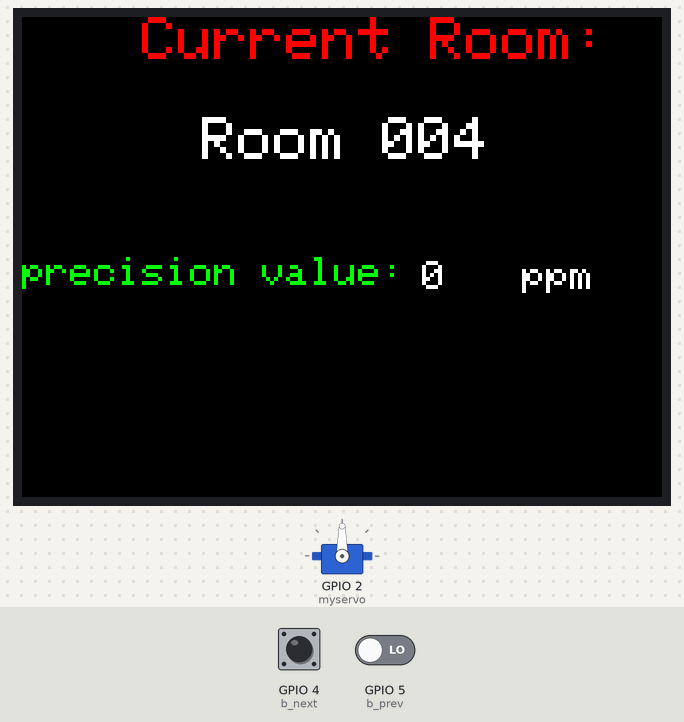
Simulated run of this sketch. Board: ESP8266 (NodeMCU). Parts: servo, 320×240 colour display. The test bench sets the inputs (shaded band); at power-on: GPIO 4 (b_next) LOW, GPIO 5 (b_prev) LOW. WiFi joins after 1.5 s; servers stay silent unless stated; random numbers use the default seed unless the sketch sets one; no MQTT or app messages arrive unless stated; not simulated (calls return 0 or success): arduino_secrets.h; what the sketch prints to the serial monitor is not drawn.

Above: at 3.0 s.
3.1 s: GPIO 4 (b_next) pulled HIGH for 1 s
At 5.0 s:
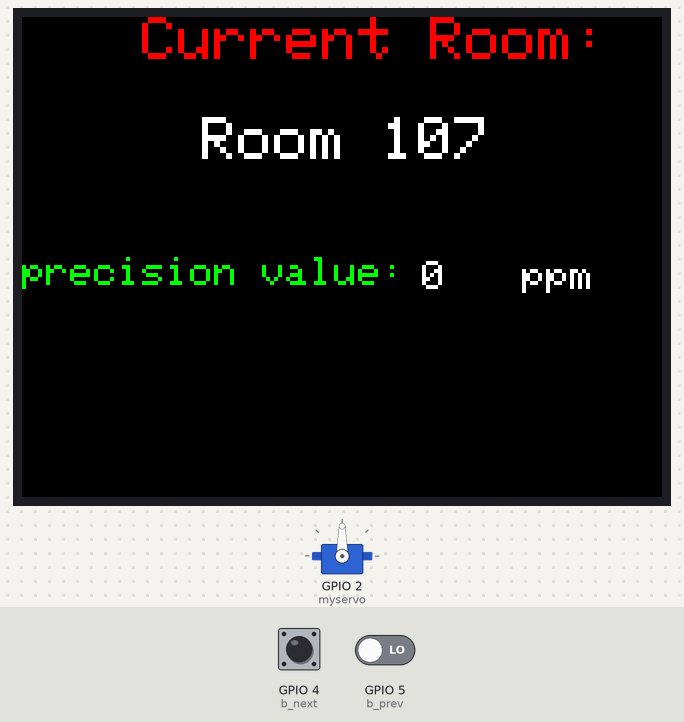
5.6 s: GPIO 5 (b_prev) driven HIGH
At 5.83 s:
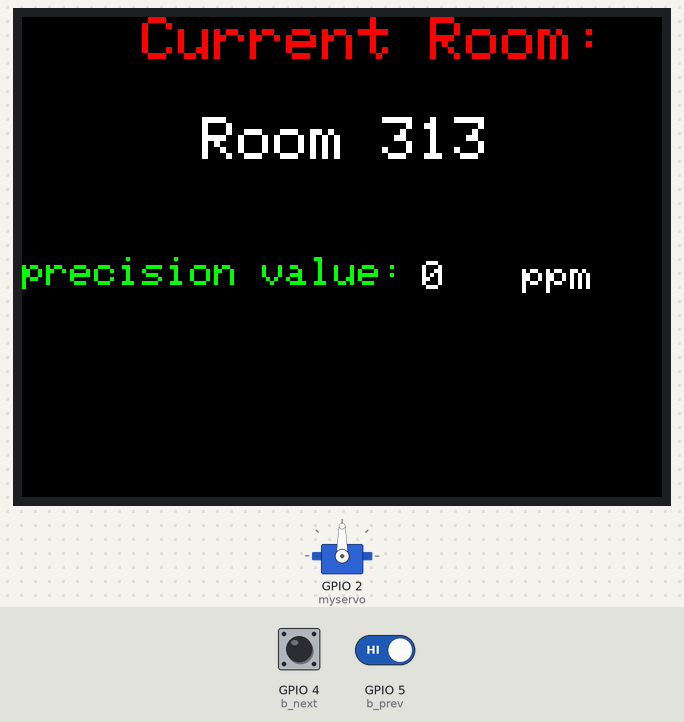

Measured:
- after the input at 3.1 s, the display: changes after 0.09 s (image 1)
- after the input at 5.6 s, the display: first changes after 0.07 s (image 2 shows a later state)

The sketch:

carbonGauge.ino
```cpp
#include <SPI.h>
#include <Adafruit_GFX.h>
#include <Adafruit_ILI9341.h>
#include <ESP8266WiFi.h>
#include <PubSubClient.h>
#include <ArduinoJson.h>
#include <Servo.h>

#ifdef ESP8266
   #define STMPE_CS 16
   #define TFT_CS   0
   #define TFT_DC   15
   #define SD_CS    2
#endif

#define b_next 4
#define b_prev 5

#include "arduino_secrets.h"

const char* ssid     = SECRET_SSID;
const char* password = SECRET_PASS;
const char* mqttuser = SECRET_MQTTUSER;
const char* mqttpass = SECRET_MQTTPASS;

const char* mqtt_server = "mqtt.cetools.org";
const char* topic_GF = "UCL/OPSEBO/004/Room/CDS/Value";
const char* topic_1F = "UCL/OPSEBO/107/Room/CDS/Value";
const char* topic_2F = "UCL/OPSEBO/201/NextToDoorTo206/CDS/Value";
const char* topic_3F = "UCL/OPSEBO/313/Room/CDS/Value";
const char *topics[4] = {topic_GF, topic_1F, topic_2F, topic_3F};
const char *titles[4] = {"004", "107", "201", "313"};
WiFiClient espClient;
PubSubClient client(espClient);
long lastMsg = 0;
int values[4] = {0, 0, 0, 0};
int angle = 0;
int count_tft = 0;
int topic_count = 0;
boolean isPressed = false;
boolean initial = true;

Adafruit_ILI9341 tft = Adafruit_ILI9341(TFT_CS, TFT_DC);
Servo myservo;

void setup() {
  Serial.begin(115200);
  pinMode(b_next, INPUT);
  pinMode(b_prev, INPUT);
  delay(10);
  myservo.attach(2, 500, 1750);
  tft.begin();
  tft.setRotation(1);
  tft.fillScreen(ILI9341_BLACK);
  tft.setCursor(70, 110);
  tft.setTextColor(ILI9341_GREEN);
  tft.setTextSize(3);
  tft.println("Connecting");

  startWifi();
  tft.fillScreen(ILI9341_BLACK);
  tft.setCursor(60, 0);
  tft.setTextColor(ILI9341_RED);
  tft.setTextSize(3);
  tft.println("Current Room:");

  tft.setTextColor(ILI9341_GREEN);
  tft.setTextSize(2);
  tft.setCursor(0, 120);
  tft.println("precision value:");
  tft.setCursor(250, 122);
  tft.setTextColor(ILI9341_WHITE);
  tft.setTextSize(2);
  tft.println("ppm");

  client.setServer(mqtt_server, 1884);
  client.setCallback(callback);
  }

void loop() {
  // put your main code here, to run repeatedly:
  if (!client.connected()) {
    //TODO: add a connecting display
    reconnect();
  }
  client.loop();

  //TODO: add button actions
  int next = digitalRead(b_next);
  int prev = digitalRead(b_prev);

  if(next == HIGH){
    topic_count += 1;
    topic_count = topic_count % 4;
    isPressed = true;
  }
  if(prev == HIGH){
    topic_count -= 1;
    if (topic_count < 0){
      topic_count = 3;
    }
    isPressed = true;
  }

  if(initial){
    tft.setCursor(90, 50);
    tft.setTextColor(ILI9341_WHITE);
    tft.setTextSize(3);
    tft.print("Room ");
    tft.println(titles[topic_count]);
    showText(topic_count);
    initial = false;
  }

  while(isPressed){
    tft.setCursor(90, 50);
    tft.setTextColor(ILI9341_WHITE);
    tft.setTextSize(3);
    tft.print("Room ");
    tft.fillRect(180, 50, 300, 40, ILI9341_BLACK);
    tft.println(titles[topic_count]);
    showText(topic_count);
    servoAction(values[topic_count]);
    isPressed = false;
  }
  servoAction(values[topic_count]);
  tft.setRotation(1);
  if(count_tft == 100){
    showText(topic_count);
    count_tft = 0;
  }
  delay(100);
  count_tft += 1;
}

void showText(int topic_count) {
  tft.fillRect(200, 122, 45, 30, ILI9341_BLACK);
  tft.setCursor(200, 122);
  tft.setTextColor(ILI9341_WHITE);
  tft.setTextSize(2);
  tft.println(values[topic_count]);
}

void startWifi() {
  // We start by connecting to a WiFi network
  Serial.println();
  Serial.print("Connecting to ");
  Serial.println(ssid);
  WiFi.begin(ssid, password);

  // check to see if connected and wait until you are
  while (WiFi.status() != WL_CONNECTED) {
    delay(500);
    Serial.print(".");
  }
  Serial.println("");
  Serial.println("WiFi connected");
  Serial.print("IP address: ");
  Serial.println(WiFi.localIP());
}

void reconnect() {
  // Loop until we're reconnected
  while (!client.connected()) {
    Serial.print("Attempting MQTT connection...");
    // Create a random client ID
    String clientId = "ESP-yikunli";
    clientId += String(random(0xffff), HEX);

    // Attempt to connect with clientID, username and password
    if (client.connect(clientId.c_str(), mqttuser, mqttpass)) {
      client.subscribe(topics[0]);
      client.subscribe(topics[1]);
      client.subscribe(topics[2]);
      client.subscribe(topics[3]);
      Serial.println("connected");
    } else {
      Serial.print("failed, rc=");
      Serial.print(client.state());
      Serial.println(" try again in 5 seconds");
      // Wait 5 seconds before retrying
      delay(5000);
    }
  }
}

void callback(char* topic, byte* payload, unsigned int length) {
  char msg[1024];
  memcpy(msg, payload, length);
  msg[length] = '\0';

  StaticJsonDocument<1024> doc;
  DeserializationError error = deserializeJson(doc, msg);

  if(strcmp(topic, topics[0]) == 0){
    Serial.println("From topic 0");
    values[0] = doc["/UCL Virtual ES/IOT-mqtt/1PS/004/Room/CDS/Value"];
  }
  if(strcmp(topic, topics[1]) == 0){
    Serial.println("From topic 1");
    values[1] = doc["/UCL Virtual ES/IOT-mqtt/1PS/107/Room/CDS/Value"];
  }
  if(strcmp(topic, topics[2]) == 0){
    Serial.println("From topic 2");
    values[2] = doc["/UCL Virtual ES/IOT-mqtt/1PS/201/NextToDoorTo206/CDS/Value"];
  }
  if(strcmp(topic, topics[3]) == 0){
    Serial.println("From topic 3");
    values[3] = doc["/UCL Virtual ES/IOT-mqtt/1PS/313/Room/CDS/Value"];
  }

  Serial.print("Message arrived [");
  Serial.print(topic);
  Serial.print("] ");
  for (int i = 0; i < length; i++) {
    Serial.print((char)payload[i]);
  }
}

void servoAction(int value){
  if(value < 400 && value >= 300){
    int angle_temp = (value - 300) / 100 * 30;
    if(angle > angle_temp){
      for(angle; angle > angle_temp; angle -= 1){
        myservo.write(angle);
        delay(15);
      }
    }else if(angle < angle_temp){
      for(angle; angle < angle_temp; angle += 1){
        myservo.write(angle);
        delay(15);
      }
    }
  }else if(value >= 400 && value <= 600){
    int angle_temp = (value - 400) / 200 * 120 + 30;
    if(angle > angle_temp){
      for(angle; angle > angle_temp; angle -= 1){
        myservo.write(angle);
        delay(15);
      }
    }else if(angle < angle_temp){
      for(angle; angle < angle_temp; angle += 1){
        myservo.write(angle);
        delay(15);
      }
    }
  }else if(value > 600 && value < 2000){
    int angle_temp = (value - 600) / 1400 * 30 + 150;
    if(angle > angle_temp){
      for(angle; angle > angle_temp; angle -= 1){
        myservo.write(angle);
        delay(15);
      }
    }else if(angle < angle_temp){
      for(angle; angle < angle_temp; angle += 1){
        myservo.write(angle);
        delay(15);
      }
    }
  }
}
```
